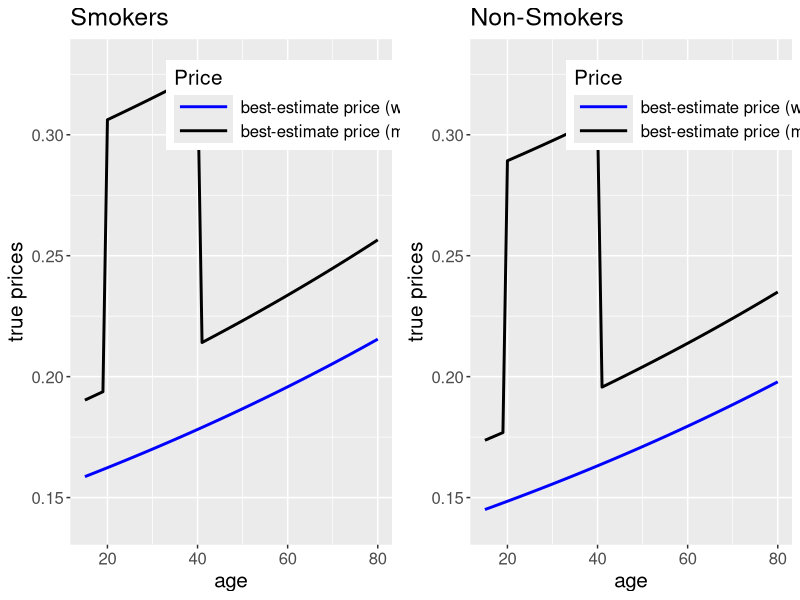
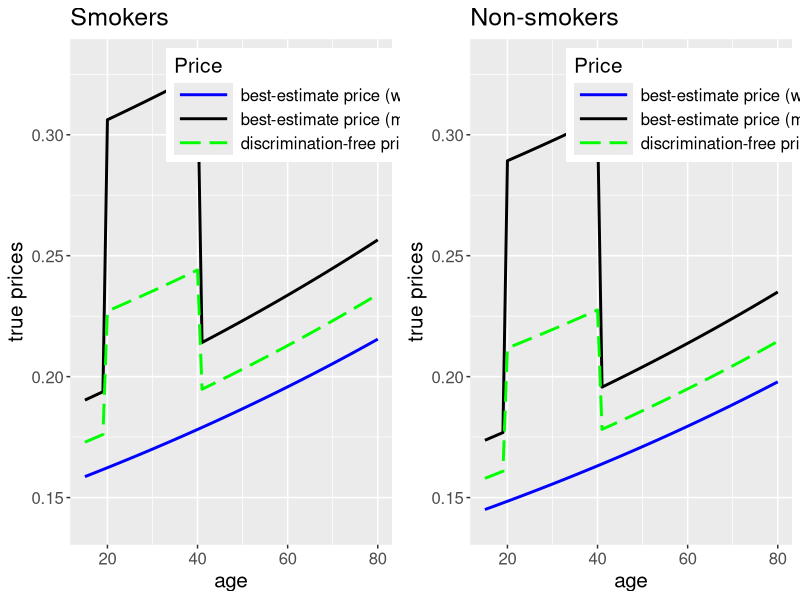
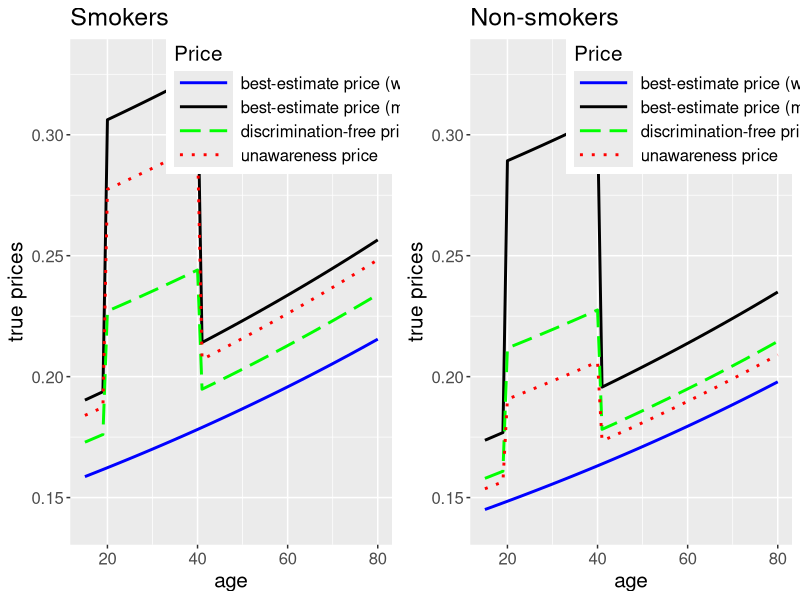
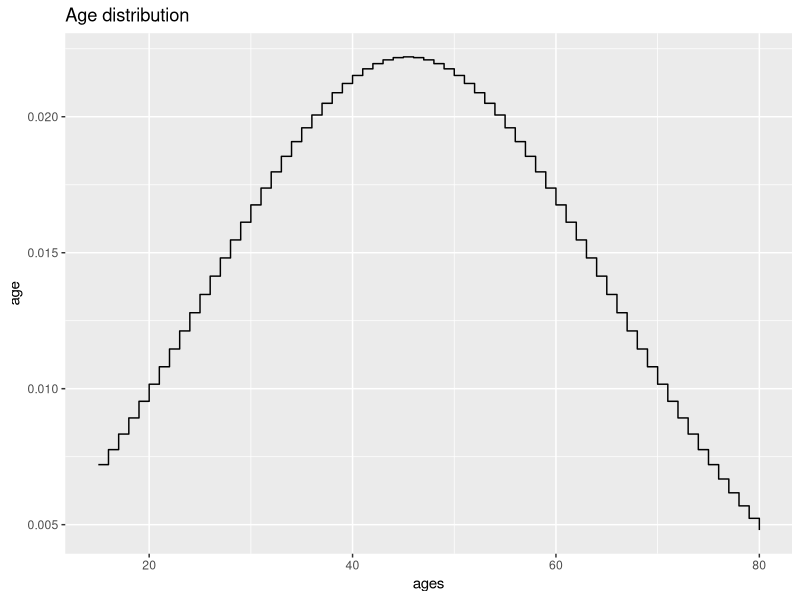
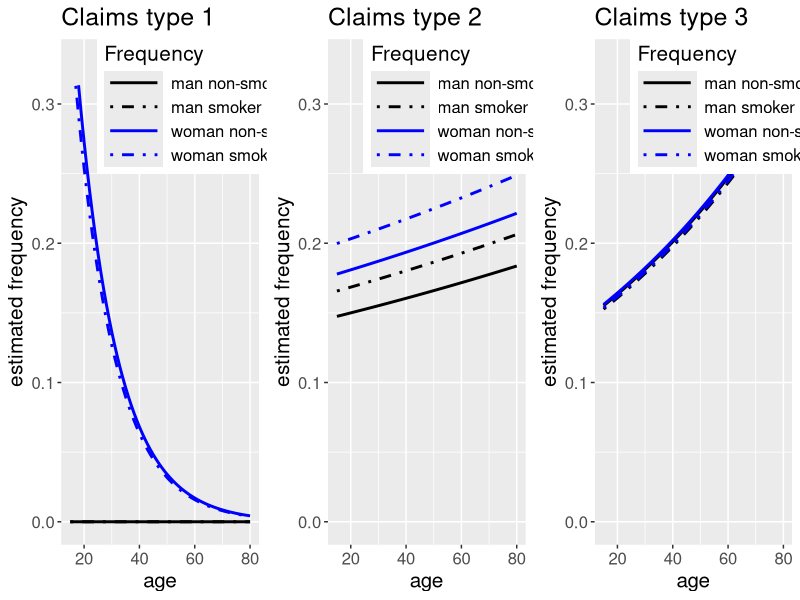
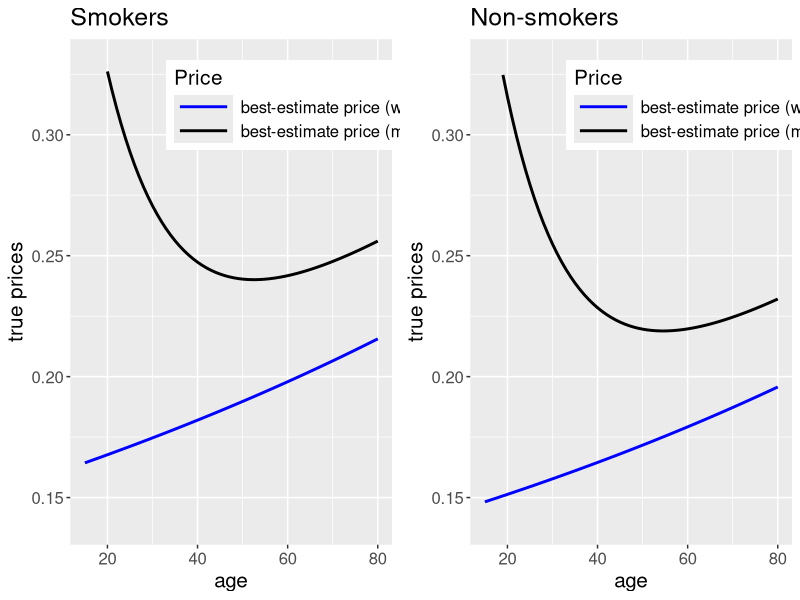
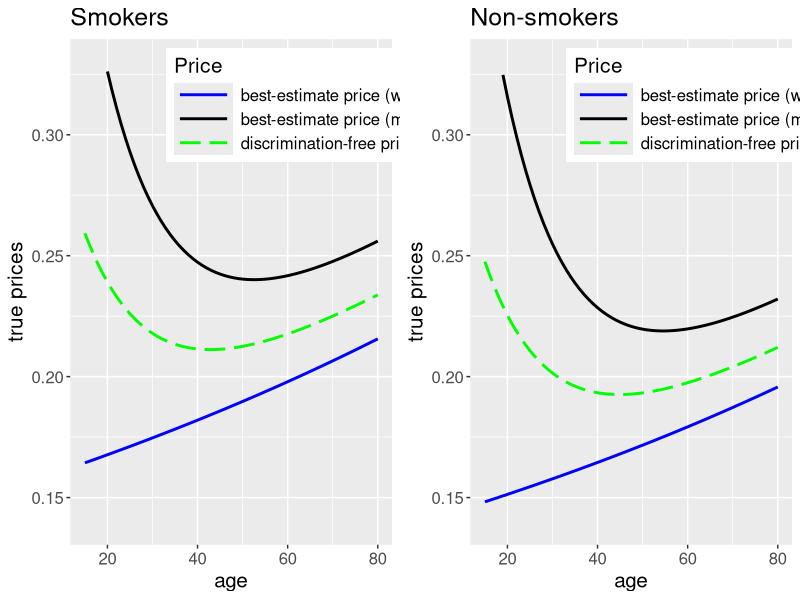
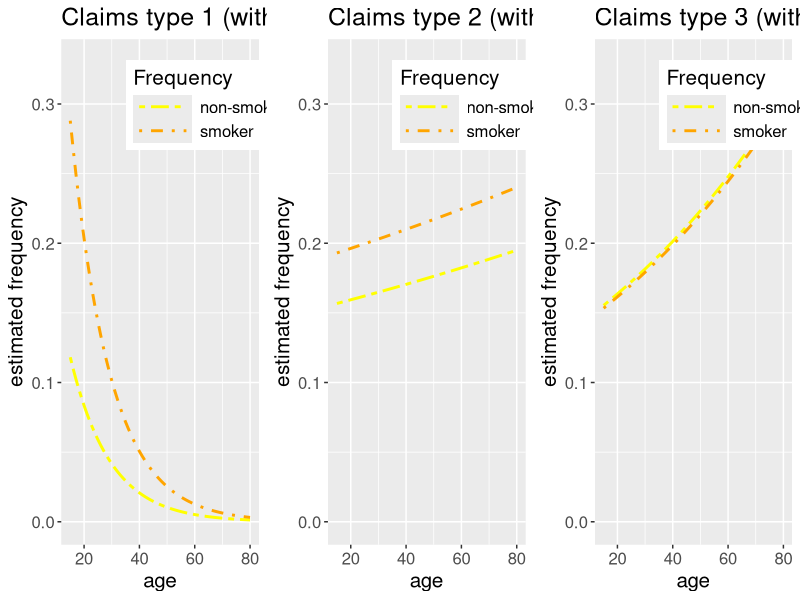

R code for these plots, in order:
## ---- chunk 1
library(tidyr)
library(ggplot2)
library(gridExtra)
library(repr)  # not needed in the Rmarkdown version, only for Jupyter notebook
## ---- chunk 2
# plotting parameters in R Markdown notebook
knitr::opts_chunk$set(fig.width = 18, fig.height = 9)
# plotting parameters in Jupyter-notebook
# https://stackoverflow.com/questions/42729049/how-to-change-the-size-of-r-plots-in-jupyter
options(repr.plot.width = 18, repr.plot.height = 9)
## ---- chunk 3
ylims <- c(0.14, 0.33)
ylims_freq <- c(0, 0.33)
# random seed for reproducibility
seed <- 100
## ---- chunk 4
plot_prices <- function(data, title, legend_title, y_label,
                        labels, linetypes, colors) {
  data_gg <- gather(df, key = price_type, value = price, -ages)

  ggplot(data_gg, aes(x = ages, y = price, group = price_type,
                      colour = price_type, linetype = price_type)) +
    geom_line(size = 1) +
    scale_linetype_manual(labels = labels, values = linetypes, name = legend_title) +
    scale_color_manual(labels = labels, values = colors, name = legend_title) +
    labs(title = title, x = "age", y = y_label) +
    theme(legend.position = c(0.75, 0.87), legend.text = element_text(size = 12),
          text = element_text(size = 15), legend.key.width = unit(1.5, "cm"))
}
## ---- chunk 5
ages <- c(15:80)
nAges <- length(ages)
## ---- chunk 6
claimCost <- c(0.5, 0.9, 0.1)
## ---- chunk 7
alpha0 <- c(-40, 38.5)
beta0 <- c(-2, 0.004, 0.1, 0.2)
gamma0 <- c(-2, 0.01)
## ---- chunk 8
price_true_best_estimate <- array(NA, c(nAges, 4), dimnames = list(NULL, NULL))
colnames(price_true_best_estimate) <- c("woman-non-smoker", "woman-smoker",
                                        "man-non-smoker", "man-smoker")

# woman and non-smoker
price_true_best_estimate[, "woman-non-smoker"] <-
  claimCost[1] * exp(alpha0[1] + alpha0[2]*(ages >= 20)*(ages <= 40)) +
  claimCost[2] * exp(beta0[1] + beta0[2]*ages + beta0[4]) +
  claimCost[3] * exp(gamma0[1] + gamma0[2]*ages)

# woman and smoker
price_true_best_estimate[, "woman-smoker"] <-
  claimCost[1] * exp(alpha0[1] + alpha0[2]*(ages >= 20)*(ages <= 40)) +
  claimCost[2] * exp(beta0[1] + beta0[2]*ages + beta0[3] + beta0[4]) +
  claimCost[3] * exp(gamma0[1] + gamma0[2]*ages)

# man and non-smoker
price_true_best_estimate[, "man-non-smoker"] <-
  claimCost[1] * exp(alpha0[1]) +
  claimCost[2] * exp(beta0[1] + beta0[2]*ages) +
  claimCost[3] * exp(gamma0[1] + gamma0[2]*ages)

# man and smoker
price_true_best_estimate[, "man-smoker"] <-
  claimCost[1] * exp(alpha0[1]) +
  claimCost[2] * exp(beta0[1] + beta0[2]*ages + beta0[3]) +
  claimCost[3] * exp(gamma0[1] + gamma0[2] * ages)
## ---- chunk 9
summary(price_true_best_estimate)
## ---- chunk 10
legend_title <- "Price"
y_label <- "true prices"
labels <- c("best-estimate price (women)", "best-estimate price (men)")
linetypes <- c("solid", "solid")
colors <- c("blue", "black")

# Smokers
df <- data.frame(ages,
                 be_women = price_true_best_estimate[, "woman-smoker"],
                 be_men = price_true_best_estimate[, "man-smoker"])

p1 <- plot_prices(df, title = "Smokers", legend_title, y_label,
                  labels, linetypes, colors) + ylim(ylims)

# Non-smokers
df <- data.frame(ages,
                 be_women = price_true_best_estimate[, "woman-non-smoker"],
                 be_men = price_true_best_estimate[, "man-non-smoker"])

p2 <- plot_prices(df, title = "Non-Smokers", legend_title, y_label,
                  labels, linetypes, colors) + ylim(ylims)

grid.arrange(p1, p2, ncol = 2)
## ---- chunk 11
womanProp <- 0.45
## ---- chunk 12
price_true_disc_free <- array(NA, c(nAges, 2), dimnames = list(NULL, NULL))
colnames(price_true_disc_free) <- c("non-smoker", "smoker")
# non-smoker non-discriminating
price_true_disc_free[, "non-smoker"] <-
  womanProp * price_true_best_estimate[, "woman-non-smoker"] +
  (1 - womanProp) * price_true_best_estimate[, "man-non-smoker"]
# smoker non-discriminating
price_true_disc_free[, "smoker"] <-
  womanProp * price_true_best_estimate[, "woman-smoker"] +
  (1 - womanProp) * price_true_best_estimate[, "man-smoker"]
## ---- chunk 13
summary(price_true_disc_free)
## ---- chunk 14
legend_title <- "Price"
y_label <- "true prices"
labels <- c("best-estimate price (women)", "best-estimate price (men)",
            "discrimination-free price")
linetypes <- c("solid", "solid", "longdash")
colors <- c("blue", "black", "green")

# Smokers
df <- data.frame(ages, be_women = price_true_best_estimate[, "woman-smoker"],
                 be_men = price_true_best_estimate[, "man-smoker"],
                 df = price_true_disc_free[, "smoker"])

p1 <- plot_prices(df, title = "Smokers", legend_title, y_label,
                  labels, linetypes, colors) + ylim(ylims)

# Non-smokers
df <- data.frame(ages,
                 be_women = price_true_best_estimate[, "woman-non-smoker"],
                 be_men = price_true_best_estimate[, "man-non-smoker"],
                 df = price_true_disc_free[, "non-smoker"])

p2 <- plot_prices(df, title = "Non-smokers", legend_title, y_label,
                  labels, linetypes, colors) + ylim(ylims)

grid.arrange(p1, p2, ncol = 2)
## ---- chunk 15
smokerProp <- 0.3
womanSmokerProp <- 0.8
## ---- chunk 16
# woman conditional on non-smoking
womanNonSmokerProp <- (womanProp - womanSmokerProp * smokerProp) / (1 - smokerProp)

price_true_unaware <- array(NA, c(nAges, 2), dimnames = list(NULL, NULL))
colnames(price_true_unaware) = c("non-smoker", "smoker")
# non-smoker conditional
price_true_unaware[, "non-smoker"] <-
  womanNonSmokerProp * price_true_best_estimate[, "woman-non-smoker"] +
  (1 - womanNonSmokerProp) * price_true_best_estimate[, "man-non-smoker"]
# smoker conditional
price_true_unaware[, "smoker"] <-
  womanSmokerProp * price_true_best_estimate[, "woman-smoker"] +
  (1 - womanSmokerProp) * price_true_best_estimate[, "man-smoker"]
## ---- chunk 17
summary(price_true_unaware)
## ---- chunk 18
legend_title <- "Price"
y_label <- "true prices"
labels <- c("best-estimate price (women)", "best-estimate price (men)",
            "discrimination-free price", "unawareness price")
linetypes <- c("solid", "solid", "longdash", "dotted")
colors <- c("blue", "black", "green", "red")

# Smokers
df <- data.frame(ages,
                 be_women = price_true_best_estimate[, "woman-smoker"],
                 be_men = price_true_best_estimate[, "man-smoker"],
                 df = price_true_disc_free[, "smoker"],
                 un = price_true_unaware[, "smoker"])

p1 <- plot_prices(df, title = "Smokers", legend_title, y_label,
                  labels, linetypes, colors) + ylim(ylims)

# Non-smokers
df <- data.frame(ages,
                 be_women = price_true_best_estimate[, "woman-non-smoker"],
                 be_men = price_true_best_estimate[, "man-non-smoker"],
                 df = price_true_disc_free[, "non-smoker"],
                 un = price_true_unaware[, "non-smoker"])

p2 <- plot_prices(df, title = "Non-smokers", legend_title, y_label,
                  labels, linetypes, colors) + ylim(ylims)

grid.arrange(p1, p2, ncol = 2)
## ---- chunk 19
nPolicies <- 100000
## ---- chunk 20
agePattern <- dnorm(x = ages / 100, mean = 0.45, sd = 0.2)
ageProp <- agePattern / sum(agePattern)
## ---- chunk 21
# custom plot size for this plot (Jupyter, done with chunk options R Markdown)
options(repr.plot.width = 9, repr.plot.height = 9)
ggplot(data = data.frame(ages = ages, ageProp = ageProp), aes(x = ages, y = ageProp)) +
  geom_step() +
  labs(title = "Age distribution", y = "age", y = "frequency")
# reset original
options(repr.plot.width = 18, repr.plot.height = 9)
## ---- chunk 22
X <- matrix(0, nrow = nPolicies, ncol = 2)
D <- matrix(0, nrow = nPolicies, ncol = 1)

set.seed(seed)
nWomen <- rbinom(n = 1, size = nPolicies, prob = womanProp)
nSmokingWomen <- rbinom(n = 1, size = nWomen,
                        prob = womanSmokerProp * smokerProp / womanProp)
nSmokingMen <- rbinom(n = 1, size = nPolicies - nWomen,
                      prob = (1 - womanSmokerProp) * smokerProp / (1 - womanProp))
probWoman <- nWomen / nPolicies

D[1:nWomen] <- 1
X[, 1] <- matrix(ages, nrow = 1, ncol = nAges) %*%
          rmultinom(n = nPolicies, size = 1, prob = ageProp)
X[1:nSmokingWomen, 2] <- 1
X[(nWomen + 1):(nWomen + 1 + nSmokingMen), 2] <- 1

logMu1 <- alpha0[1] + alpha0[2] * (X[, 1] >= 20) * (X[, 1] <= 40) * D
logMu2 <- beta0[1] + beta0[2] * X[, 1] + beta0[3] * X[, 2] + beta0[4] * D
logMu3 <- gamma0[1] + gamma0[2] * X[, 1]

X1 <- X[, 1]
X2 <- X[, 2]

N1 <- rpois(n = nPolicies, lambda = exp(logMu1))
N2 <- rpois(n = nPolicies, lambda = exp(logMu2))
N3 <- rpois(n = nPolicies, lambda = exp(logMu3))

fullData <- data.frame(N1 = N1, N2 = N2, N3 = N3, X1 = X1, X2 = X2, D = D)
# randomize order because this can influence fitting
set.seed(50)  # NOTE: there is no strict need to set a new seed explicitly here
fullData <- fullData[sample(1:nrow(fullData)), ]
str(fullData)
## ---- chunk 23
womanSmoker <- data.frame(matrix(0, nrow = nAges, ncol = 3))
names(womanSmoker) <- c("X1", "X2", "D")
womanSmoker[, "X1"] <- ages
womanNonSmoker <- manSmoker <- manNonSmoker <- womanSmoker
womanSmoker[, "X2"] <- 1
manSmoker[, "X2"] <- 1
womanSmoker[, "D"] <- 1
womanNonSmoker[, "D"] <- 1
## ---- chunk 24
glm1_be <- glm(N1 ~ X1 + X2 + D, data = fullData, family = poisson(link = "log"))
glm2_be <- glm(N2 ~ X1 + X2 + D, data = fullData, family = poisson(link = "log"))
glm3_be <- glm(N3 ~ X1 + X2 + D, data = fullData, family = poisson(link = "log"))
## ---- chunk 25
legend_title <- "Frequency"
y_label <- "estimated frequency"
labels <- c("man non-smoker", "man smoker",
            "woman non-smoker", "woman smoker")
linetypes <- c("solid", "dotdash", "solid", "dotdash")
colors <- c("black", "black", "blue", "blue")

# claims type 1
df <- data.frame(ages,
                 be_women_smoker = predict(glm1_be, newdata = womanSmoker, type = "response"),
                 be_women_nonsmoker = predict(glm1_be, newdata = womanNonSmoker, type = "response"),
                 be_men_smoker = predict(glm1_be, newdata = manSmoker, type = "response"),
                 be_men_nonsmoker = predict(glm1_be, newdata = manNonSmoker, type = "response"))

p1 <- plot_prices(df, title = "Claims type 1", legend_title, y_label,
                  labels, linetypes, colors) + ylim(ylims_freq)

# claims type 2
df <- data.frame(ages,
                 be_women_smoker = predict(glm2_be, newdata = womanSmoker, type = "response"),
                 be_women_nonsmoker = predict(glm2_be, newdata = womanNonSmoker, type = "response"),
                 be_men_smoker = predict(glm2_be, newdata = manSmoker, type = "response"),
                 be_men_nonsmoker = predict(glm2_be, newdata = manNonSmoker, type = "response"))

p2 <- plot_prices(df, title = "Claims type 2", legend_title, y_label,
                  labels, linetypes, colors) + ylim(ylims_freq)

# claims type 3
df <- data.frame(ages,
                 be_women_smoker = predict(glm3_be, newdata = womanSmoker, type = "response"),
                 be_women_nonsmoker = predict(glm3_be, newdata = womanNonSmoker, type = "response"),
                 be_men_smoker = predict(glm3_be, newdata = manSmoker, type = "response"),
                 be_men_nonsmoker = predict(glm3_be, newdata = manNonSmoker, type = "response"))

p3 <- plot_prices(df, title = "Claims type 3", legend_title, y_label,
                  labels, linetypes, colors) + ylim(ylims_freq)


grid.arrange(p1, p2, p3, ncol = 3)
## ---- chunk 26
price_glm_best_estimate <- array(0, c(nAges, 4), dimnames = list(NULL, NULL))
colnames(price_glm_best_estimate) <- colnames(price_true_best_estimate)

# woman and non-smoker
price_glm_best_estimate[, "woman-non-smoker"] <-
  claimCost[1] * predict(glm1_be, newdata = womanNonSmoker, type = "response") +
  claimCost[2] * predict(glm2_be, newdata = womanNonSmoker, type = "response") +
  claimCost[3] * predict(glm3_be, newdata = womanNonSmoker, type = "response")
# woman and smoker
price_true_best_estimate[, "woman-smoker"] <-
  claimCost[1] * predict(glm1_be, newdata = womanSmoker, type = "response") +
  claimCost[2] * predict(glm2_be, newdata = womanSmoker, type = "response") +
  claimCost[3] * predict(glm3_be, newdata = womanSmoker, type = "response")
# man and non-smoker
price_true_best_estimate[, "man-non-smoker"] <-
  claimCost[1] * predict(glm1_be, newdata = manNonSmoker, type = "response") +
  claimCost[2] * predict(glm2_be, newdata = manNonSmoker, type = "response") +
  claimCost[3] * predict(glm3_be, newdata = manNonSmoker, type = "response")
# man and smoker
price_true_best_estimate[, "man-smoker"] <-
  claimCost[1] * predict(glm1_be, newdata = manSmoker, type = "response") +
  claimCost[2] * predict(glm2_be, newdata = manSmoker, type = "response") +
  claimCost[3] * predict(glm3_be, newdata = manSmoker, type = "response")
## ---- chunk 27
legend_title <- "Price"
y_label <- "true prices"
labels <- c("best-estimate price (women)", "best-estimate price (men)")
linetypes <- c("solid", "solid")
colors <- c("blue", "black")

# Smokers
df <- data.frame(ages,
                 be_women = price_true_best_estimate[, "woman-smoker"],
                 be_men = price_true_best_estimate[, "man-smoker"])

p1 <- plot_prices(df, title = "Smokers", legend_title, y_label,
                  labels, linetypes, colors) + ylim(ylims)

# Non-smokers
df <- data.frame(ages,
                 be_women = price_glm_best_estimate[, "woman-non-smoker"],
                 be_men = price_true_best_estimate[, "man-non-smoker"])

p2 <- plot_prices(df, title = "Non-smokers", legend_title, y_label,
                  labels, linetypes, colors) + ylim(ylims)

grid.arrange(p1, p2, ncol = 2)
## ---- chunk 28
price_glm_disc_free <- array(NA, c(nAges, 2), dimnames = c(NULL, NULL))
colnames(price_glm_disc_free) <- c("non-smoker", "smoker")
# non-smoker non-discriminating
price_glm_disc_free[, "non-smoker"] <-
  probWoman * price_glm_best_estimate[, "woman-non-smoker"] +
  (1 - probWoman) * price_true_best_estimate[, "man-non-smoker"]
# smoker non-discriminating
price_glm_disc_free[, "smoker"] <-
  probWoman * price_true_best_estimate[, "woman-smoker"] +
  (1 - probWoman) * price_true_best_estimate[, "man-smoker"]
## ---- chunk 29
legend_title <- "Price"
y_label <- "true prices"
labels <-  c("best-estimate price (women)", "best-estimate price (men)",
             "discrimination-free price")
linetypes <- c("solid", "solid", "longdash")
colors <- c("blue", "black", "green")

# Smokers
df <- data.frame(ages,
                 be_women = price_true_best_estimate[, "woman-smoker"],
                 be_men = price_true_best_estimate[, "man-smoker"],
                 df = price_glm_disc_free[, "smoker"])

p1 <- plot_prices(df, title = "Smokers", legend_title, y_label,
                  labels, linetypes, colors) + ylim(ylims)

# Non-smokers
df <- data.frame(ages, be_women = price_glm_best_estimate[, "woman-non-smoker"],
                 be_men = price_true_best_estimate[, "man-non-smoker"],
                 df = price_glm_disc_free[, "non-smoker"])

p2 <- plot_prices(df, title = "Non-smokers", legend_title, y_label,
                  labels, linetypes, colors) + ylim(ylims)

grid.arrange(p1, p2, ncol = 2)
## ---- chunk 30
glm1_un <- glm(N1 ~ X1 + X2 , data = fullData, family = poisson(link = "log"))
glm2_un <- glm(N2 ~ X1 + X2 , data = fullData, family = poisson(link = "log"))
glm3_un <- glm(N3 ~ X1 + X2 , data = fullData, family = poisson(link = "log"))
## ---- chunk 31
legend_title <- "Frequency"
y_label <- "estimated frequency"
labels <-  c("non-smoker", "smoker")
linetypes <- c("twodash", "dotdash")
colors <- c("yellow", "orange")

# claims type 1
df <- data.frame(ages,
                 be_smoker = predict(glm1_un, newdata = womanSmoker, type = "response"),
                 be_nonsmoker = predict(glm1_un, newdata = womanNonSmoker, type = "response"))

p1 <- plot_prices(df, title = "Claims type 1 (without gender)", legend_title, y_label,
                  labels, linetypes, colors) + ylim(ylims_freq)

# claims type 2
df <- data.frame(ages,
                 be_smoker = predict(glm2_un, newdata = womanSmoker, type = "response"),
                 be_nonsmoker = predict(glm2_un, newdata = womanNonSmoker, type = "response"))

p2 <- plot_prices(df, title = "Claims type 2 (without gender)", legend_title, y_label,
                  labels, linetypes, colors) + ylim(ylims_freq)

# claims type 3
df <- data.frame(ages,
                 be_smoker = predict(glm3_un, newdata = womanSmoker, type = "response"),
                 be_nonsmoker = predict(glm3_un, newdata = womanNonSmoker, type = "response"))

p3 <- plot_prices(df, title = "Claims type 3 (without gender)", legend_title, y_label,
                  labels, linetypes, colors) + ylim(ylims_freq)

grid.arrange(p1, p2, p3, ncol = 3)
## ---- chunk 32
price_glm_unaware <- array(0, c(nAges, 2), dimnames = c(NULL, NULL))
colnames(price_glm_unaware) <- c("non-smoker", "smoker")
# non-smoker
price_glm_unaware[, "non-smoker"] <-
  claimCost[1] * predict(glm1_un, newdata = womanNonSmoker, type = "response") +
  claimCost[2] * predict(glm2_un, newdata = womanNonSmoker, type = "response") +
  claimCost[3] * predict(glm3_un, newdata = womanNonSmoker, type = "response")
# smoker
price_glm_unaware[, "smoker"] <-
  claimCost[1] * predict(glm1_un, newdata = womanSmoker, type = "response") +
  claimCost[2] * predict(glm2_un, newdata = womanSmoker, type = "response") +
  claimCost[3] * predict(glm3_un, newdata = womanSmoker, type = "response")
## ---- chunk 33
legend_title <- "Price"
y_label <- "true prices"
labels <- c("best-estimate price (women)", "best-estimate price (men)",
            "discrimination-free price", "unawareness price")
linetypes <- c("solid", "solid", "longdash", "dotted")
colors <-  c("blue", "black", "green", "red")

# Smokers
df <- data.frame(ages,
                 be_women = price_true_best_estimate[, "woman-smoker"],
                 be_men = price_true_best_estimate[, "man-smoker"],
                 df = price_glm_disc_free[, "smoker"],
                 un = price_glm_unaware[, "smoker"])

p1 <- plot_prices(df, title = "Smokers", legend_title, y_label,
                  labels, linetypes, colors) + ylim(ylims)

# Non-smokers
df <- data.frame(ages,
                 be_women = price_glm_best_estimate[, "woman-non-smoker"],
                 be_men = price_true_best_estimate[, "man-non-smoker"],
                 df = price_glm_disc_free[, "non-smoker"],
                 un = price_glm_unaware[, "non-smoker"])

p2 <- plot_prices(df, title = "Non-smokers", legend_title, y_label,
                  labels, linetypes, colors) + ylim(ylims)

grid.arrange(p1, p2, ncol = 2)
## ---- chunk 34
sessionInfo()
